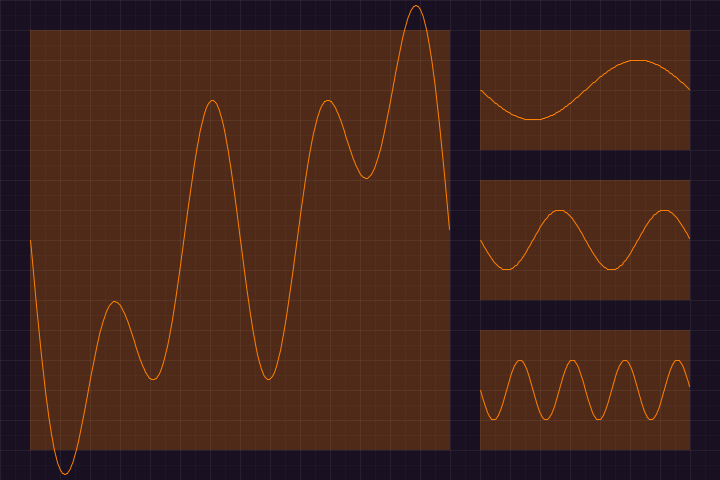
Frame 1 (no input)
Frame 60 (the mouse pressed at the canvas centre just before this capture): identical to frame 1, image omitted
Frame 120 (the mouse held since frame 60 and released just before this capture): identical to frame 1, image omitted

The Processing sketch that drew this single still picture (run headless with seeded random() and noise(); from frame 60 on, the mouse is pressed at the canvas centre):

// Processing sketch: waveAdd
// ── waveAdd.pde
float[] amp = {0.5, 0.5, 0.5};
int[] seg = {1, 2, 4};

void setup() {
  size(720, 480);
}

void draw() {
  background(#191021);

  for (int i = 0; i <= width; i+=15) {
    if (i%30 == 0 ) stroke(255, 16);
    else stroke(255, 6);
    line(i, 0, i, height);
  }
  for (int i = 0; i <= height; i+=15) {
    if (i%30 == 0 ) stroke(255, 16);
    else stroke(255, 6);
    line(0, i, width, i);
  }

  noStroke();
  fill(255, 128, 0, 60);
  drawFunction2(30, 30, 420, 420);
  drawFunction(480, 30, 210, 120, amp[0], seg[0]);
  drawFunction(480, 180, 210, 120, amp[1], seg[1]);
  drawFunction(480, 330, 210, 120, amp[2], seg[2]);
}


void drawFunction(float x, float y, float w, float h, float amp, int seg) {
  noStroke();
  fill(255, 128, 0, 60);
  rect(x, y, w, h);

  noFill();
  stroke(255, 128, 0);
  beginShape();
  for (int i = 0; i < w; i++) {
    float val = sin(map(i, 0, w, 0, TWO_PI*seg))*h*0.5*amp;
    vertex(x+i, y+h/2+val);
  }
  endShape();
}

void drawFunction2(float x, float y, float w, float h) {
  noStroke();
  fill(255, 128, 0, 60);
  rect(x, y, w, h);

  noFill();
  stroke(255, 128, 0);
  beginShape();
  for (int i = 0; i < w; i++) {
    float val = 0;
    for (int j = 0; j < 3; j++) {
      val +=  sin(map(i, 0, w, 0, TWO_PI*seg[j]))*h*0.5*amp[j];
    }
    vertex(x+i, y+h/2+val);
  }
  endShape();
}
